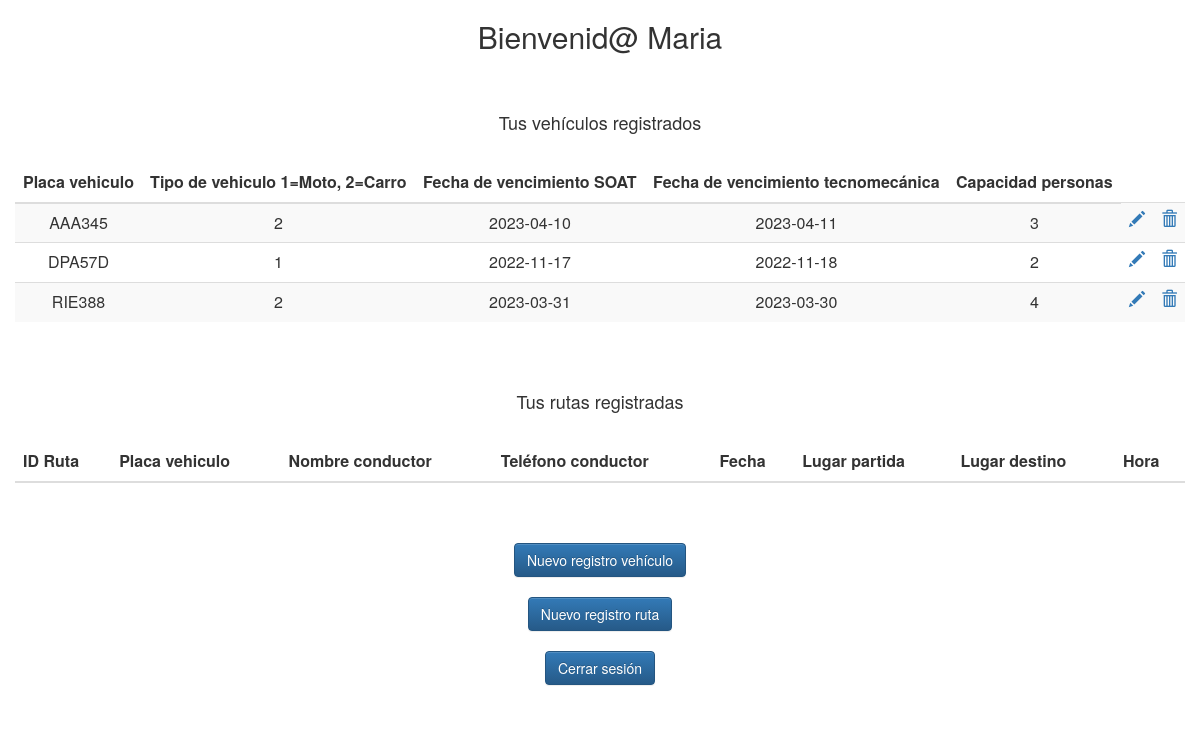
The app's page /conductor.php?id=123456789 with its own data.
### tables this page shows
CREATE TABLE `usuarios` (
  `id_usuario` int(11) NOT NULL,
  `nombre` varchar(50) DEFAULT NULL,
  `apellido1` varchar(50) DEFAULT NULL,
  `apellido2` varchar(50) DEFAULT NULL,
  `telefono` varchar(10) DEFAULT NULL,
  `direccion` varchar(60) DEFAULT NULL,
  `barrio` varchar(50) DEFAULT NULL,
  `correo` varchar(50) DEFAULT NULL,
  `contraseña` varchar(50) DEFAULT NULL,
  `id_tipovinculo` int(11) DEFAULT NULL,
  `id_rol_app` int(11) DEFAULT NULL
);

CREATE TABLE `vehiculos` (
  `placa_vehiculo` varchar(20) NOT NULL,
  `id_tipovehiculo` int(11) DEFAULT NULL,
  `fecha_vencimientosoat` date DEFAULT NULL,
  `fecha_vencimientotecno` date DEFAULT NULL,
  `capacidad_personas` int(11) DEFAULT NULL,
  `id_conductor` int(11) DEFAULT NULL
);

### conductor.php (the view, shortened to what this page needs)
<?php
    $con=conectar();
    $id = $_GET['id'];
    $consulta = "SELECT * FROM vehiculos where id_conductor=$id ";
    $resul = mysqli_query($con,$consulta);
    $consulta2 = "SELECT * FROM usuarios where id_usuario=$id ";
    $resul2 = mysqli_query($con,$consulta2);
?>
<html lang="es">
<head>
    <link href="css/bootstrap.min.css" rel="stylesheet">
    <link href="css/bootstrap-theme.css" rel="stylesheet">
</head>
<body>
    <div class="container">
        <div class="row" style="text-align:center">
            <?php
                while($row = $resul2->fetch_array(MYSQLI_ASSOC)) {
            ?>
            <h2 style="text-align:center"> Bienvenid@ <?php echo $row['nombre'] ?> </h2><br>
            <?php } ?>
            <br><h4>Tus vehículos registrados</h2>
        </div>
    </div><br>
    <div class="container" style="text-align:center">
        <div class="row table-responsive">
            <table class="table table-striped" style="text-align: center" style="margin: 0 auto;">
                <thead>
                    <tr>
                        <th>Placa vehiculo</th>
                        <th>Tipo de vehiculo 1=Moto, 2=Carro</th>
                        <th>Fecha de vencimiento SOAT</th>
                        <th>Fecha de vencimiento tecnomecánica</th>
                        <th>Capacidad personas</th>
                    </tr>
                </thead>
                <tbody>
                    <?php
                        while($row = $resul->fetch_array(MYSQLI_ASSOC)) {
                    ?>
                    <tr>
                        <td><?php echo $row['placa_vehiculo'] ?></td>
                        <td><?php echo $row['id_tipovehiculo'] ?></td>
                        <td><?php echo $row['fecha_vencimientosoat'] ?></td>
                        <td><?php echo $row['fecha_vencimientotecno'] ?></td>
                        <td><?php echo $row['capacidad_personas'] ?></td>
                        <td><a href="modificarvehiculo.php?id=<?php echo $id?>"><span class="glyphicon glyphicon-pencil"></span></a></td>
                        <td><a href="#" data-href="eliminarvehiculo.php?id=<?php echo $row['placa_vehiculo'];?>" data-toggle="modal" data-target="#confirm-delete"><span class="glyphicon glyphicon-trash"></span></a></td>
                    </tr>
                    <?php } ?>
                </tbody>
            </table>
        </div>
    </div>
    <br>
    <div class="row" style="text-align:center">
        <br><h4>Tus rutas registradas</h2>
    </div><br>
    <div class="container" style="text-align:center">
        <div class="row table-responsive">
            <table class="table table-striped" style="text-align: center" style="margin: 0 auto;">
                <thead>
                    <tr>
                        <th>ID Ruta</th>
                        <th>Placa vehiculo</th>
                        <th>Nombre conductor</th>
                        <th>Teléfono conductor</th>
                        <th>Fecha</th>
                        <th>Lugar partida</th>
                        <th>Lugar destino</th>
                        <th>Hora</th>
                    </tr>
                </thead>
            </table>
        </div>
    <br><br>
    <div class="row">
        <a href="nuevovehiculo.php?id=<?php echo $id ?>" class="btn btn-primary">Nuevo registro vehículo</a>
    </div><br>
    <div class="row">
        <a href="nuevaruta.php?id=<?php echo $id ?>" class="btn btn-primary">Nuevo registro ruta</a>
    </div><br>
    <div class="row">
        <a href="inicio.html" class="btn btn-primary">Cerrar sesión</a>
    </div><br>
    </div>
</body>
</html>

### records on screen
usuarios: nombre "Maria"
vehiculos: placa_vehiculo "AAA345", id_tipovehiculo "2", fecha_vencimientosoat "2023-04-10", fecha_vencimientotecno "2023-04-11", capacidad_personas "3"
vehiculos: placa_vehiculo "DPA57D", id_tipovehiculo "1", fecha_vencimientosoat "2022-11-17", fecha_vencimientotecno "2022-11-18", capacidad_personas "2"
vehiculos: placa_vehiculo "RIE388", id_tipovehiculo "2", fecha_vencimientosoat "2023-03-31", fecha_vencimientotecno "2023-03-30", capacidad_personas "4"
